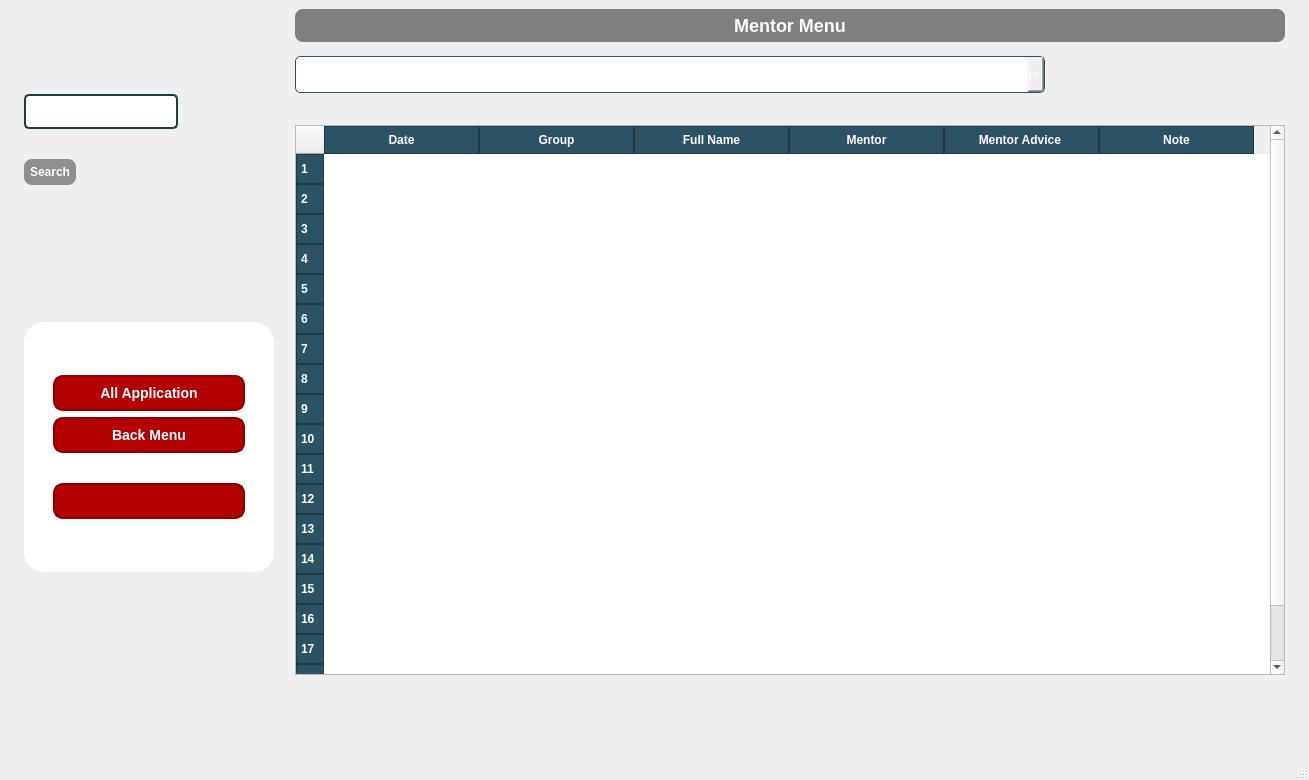
<?xml version="1.0" encoding="UTF-8"?>
<ui version="4.0">
 <class>MainWindow</class>
 <widget class="QMainWindow" name="MainWindow">
  <property name="geometry">
   <rect>
    <x>0</x>
    <y>0</y>
    <width>1309</width>
    <height>780</height>
   </rect>
  </property>
  <property name="minimumSize">
   <size>
    <width>1309</width>
    <height>780</height>
   </size>
  </property>
  <property name="maximumSize">
   <size>
    <width>1309</width>
    <height>780</height>
   </size>
  </property>
  <property name="windowTitle">
   <string>MainWindow</string>
  </property>
  <property name="styleSheet">
   <string notr="true">QMainWindow, QWidget {
    background: qlineargradient(x1:0, y1:0, x2:1, y2:1,
        stop:0 #0f2027, stop:0.5 #203a43, stop:1 #2c5364);
}
</string>
  </property>
  <widget class="QWidget" name="centralwidget">
   <layout class="QGridLayout" name="gridLayout">
    <item row="1" column="1" rowspan="2">
     <widget class="QComboBox" name="comboBox_secenekler">
      <property name="maximumSize">
       <size>
        <width>750</width>
        <height>20</height>
       </size>
      </property>
      <property name="styleSheet">
       <string notr="true">QComboBox {
    /* ComboBox'ın kendi (kapalıykenki) arka planı */
    background: qlineargradient(x1:0, y1:0, x2:1, y2:1,
                                stop:0 #0f2027, stop:0.5 #203a43, stop:1 #2c5364);
    /* ComboBox'ın içindeki yazının rengi (seçili öğe vs.) */
    color: white;
    border: 1px solid #2c5364; /* Kenarlık rengi (gradient ile uyumlu) */
    border-radius: 5px; /* Köşe yuvarlama */
    padding: 5px; /* İç boşluk */
    min-height: 25px; /* Minimum yükseklik (görsel denge için) */
}

QComboBox QAbstractItemView {
    /* Açılır liste açıldığında öğelerin arka planı */
    background: qlineargradient(x1:0, y1:0, x2:1, y2:1,
                                stop:0 #0f2027, stop:0.5 #203a43, stop:1 #2c5364);
    /* Açılır listedeki öğelerin yazı rengi */
    color: white;
    selection-background-color: #007bff; /* Seçili öğenin arka plan rengi (mavi gibi) */
    selection-color: white; /* Seçili öğenin yazı rengi */
    border: none; /* Kenarlık kaldırma */
}</string>
      </property>
      <item>
       <property name="text">
        <string>VIT projesinin tamamına katılması uygun olur</string>
       </property>
      </item>
      <item>
       <property name="text">
        <string>VIT projesi ilk IT eğitimi alıp ITPH a yönlendirilmesi uygun olur</string>
       </property>
      </item>
      <item>
       <property name="text">
        <string>VIT projesi ingilizce eğitimi alıp ITPH a yönlendirilmesi uygun olur</string>
       </property>
      </item>
      <item>
       <property name="text">
        <string>VIT projesi kapsamında direkt ITPH a yönlendirilmesi uygun olur.</string>
       </property>
      </item>
      <item>
       <property name="text">
        <string>Direkt bireysel koçluk ile işe yönlendirilmesi uygun olur</string>
       </property>
      </item>
      <item>
       <property name="text">
        <string>Bir sonraki VIT projesine katilmasi daha uygun olur</string>
       </property>
      </item>
      <item>
       <property name="text">
        <string>Başka bir sektöre yönlendirilmeli</string>
       </property>
      </item>
      <item>
       <property name="text">
        <string>Diger</string>
       </property>
      </item>
     </widget>
    </item>
    <item row="4" column="0">
     <widget class="QPushButton" name="pushButton_search">
      <property name="sizePolicy">
       <sizepolicy hsizetype="Fixed" vsizetype="Fixed">
        <horstretch>0</horstretch>
        <verstretch>0</verstretch>
       </sizepolicy>
      </property>
      <property name="layoutDirection">
       <enum>Qt::LeftToRight</enum>
      </property>
      <property name="styleSheet">
       <string notr="true">QPushButton {
    background-color: #8f8f8f;
    color: white;
    border-radius: 8px;
    padding: 6px;
    font-weight: bold;
}
QPushButton:hover {
    background-color: #cc0000;
}

</string>
      </property>
      <property name="text">
       <string>Search</string>
      </property>
      <property name="icon">
       <iconset>
        <normaloff>../images/search.png</normaloff>../images/search.png</iconset>
      </property>
      <property name="iconSize">
       <size>
        <width>17</width>
        <height>17</height>
       </size>
      </property>
     </widget>
    </item>
    <item row="2" column="0" rowspan="2">
     <widget class="QLineEdit" name="lineEdit_search">
      <property name="sizePolicy">
       <sizepolicy hsizetype="Fixed" vsizetype="Fixed">
        <horstretch>0</horstretch>
        <verstretch>0</verstretch>
       </sizepolicy>
      </property>
      <property name="layoutDirection">
       <enum>Qt::LeftToRight</enum>
      </property>
      <property name="styleSheet">
       <string notr="true">QLineEdit {
	font: 6pt &quot;MS Shell Dlg 2&quot;;
    background-color: white;
    color: #2c5364;           /* Tema rengine zıt ve okunabilir */
    border: 2px solid #203a43;
    border-radius: 5px;
    padding: 5px;
    font-size: 12pt;
}
</string>
      </property>
      <property name="text">
       <string/>
      </property>
      <property name="placeholderText">
       <string/>
      </property>
     </widget>
    </item>
    <item row="7" column="0">
     <widget class="QFrame" name="frame_menu">
      <property name="minimumSize">
       <size>
        <width>250</width>
        <height>250</height>
       </size>
      </property>
      <property name="focusPolicy">
       <enum>Qt::TabFocus</enum>
      </property>
      <property name="layoutDirection">
       <enum>Qt::RightToLeft</enum>
      </property>
      <property name="styleSheet">
       <string notr="true">QFrame {
    background-color: white;
    border-radius: 20px;
    padding: 20px;
}
</string>
      </property>
      <property name="frameShape">
       <enum>QFrame::WinPanel</enum>
      </property>
      <property name="frameShadow">
       <enum>QFrame::Raised</enum>
      </property>
      <layout class="QVBoxLayout" name="verticalLayout">
       <item>
        <spacer name="verticalSpacer_2">
         <property name="orientation">
          <enum>Qt::Vertical</enum>
         </property>
         <property name="sizeHint" stdset="0">
          <size>
           <width>20</width>
           <height>40</height>
          </size>
         </property>
        </spacer>
       </item>
       <item>
        <widget class="QPushButton" name="pushButton_AllApplication">
         <property name="styleSheet">
          <string notr="true">QPushButton {
    background-color: #b30000;
    color: white;
    border-radius: 10px;
    padding: 8px 20px;
    font-weight: bold;
    font-size: 14px;
    border: 2px solid #8b0000;
}

QPushButton:hover {
    background-color: #e60000;
    border: 2px solid #ff0000;
}


</string>
         </property>
         <property name="text">
          <string>All Application</string>
         </property>
        </widget>
       </item>
       <item>
        <widget class="QPushButton" name="pushButton_backmenu">
         <property name="layoutDirection">
          <enum>Qt::LeftToRight</enum>
         </property>
         <property name="styleSheet">
          <string notr="true">QPushButton {
    background-color: #b30000;
    color: white;
    border-radius: 10px;
    padding: 8px 20px;
    font-weight: bold;
    font-size: 14px;
    border: 2px solid #8b0000;
}

QPushButton:hover {
    background-color: #e60000;
    border: 2px solid #ff0000;
}

</string>
         </property>
         <property name="text">
          <string>Back Menu</string>
         </property>
         <property name="icon">
          <iconset>
           <normaloff>../../../Downloads/back (2).png</normaloff>../../../Downloads/back (2).png</iconset>
         </property>
         <property name="iconSize">
          <size>
           <width>20</width>
           <height>20</height>
          </size>
         </property>
         <property name="autoRepeatDelay">
          <number>300</number>
         </property>
        </widget>
       </item>
       <item>
        <spacer name="verticalSpacer_3">
         <property name="orientation">
          <enum>Qt::Vertical</enum>
         </property>
         <property name="sizeHint" stdset="0">
          <size>
           <width>20</width>
           <height>40</height>
          </size>
         </property>
        </spacer>
       </item>
       <item>
        <widget class="QPushButton" name="pushButton_exit">
         <property name="styleSheet">
          <string notr="true">QPushButton {
    background-color: #b30000;
    color: white;
    border-radius: 10px;
    padding: 8px 20px;
    font-weight: bold;
    font-size: 14px;
    border: 2px solid #8b0000;
}

QPushButton:hover {
    background-color: #e60000;
    border: 2px solid #ff0000;
}
</string>
         </property>
         <property name="text">
          <string/>
         </property>
         <property name="icon">
          <iconset>
           <normaloff>../images/logout.png</normaloff>../images/logout.png</iconset>
         </property>
         <property name="iconSize">
          <size>
           <width>18</width>
           <height>18</height>
          </size>
         </property>
        </widget>
       </item>
       <item>
        <spacer name="verticalSpacer">
         <property name="orientation">
          <enum>Qt::Vertical</enum>
         </property>
         <property name="sizeHint" stdset="0">
          <size>
           <width>20</width>
           <height>40</height>
          </size>
         </property>
        </spacer>
       </item>
      </layout>
     </widget>
    </item>
    <item row="0" column="1">
     <widget class="QLabel" name="label_mentor_menu">
      <property name="font">
       <font>
        <pointsize>-1</pointsize>
        <weight>75</weight>
        <bold>true</bold>
       </font>
      </property>
      <property name="styleSheet">
       <string notr="true">QLabel {
    background-color: #7f7f7f;
    color: white;
    font-weight: bold;
    font-size: 18px;
    padding: 6px 12px;
    border-radius: 8px;
}

</string>
      </property>
      <property name="frameShape">
       <enum>QFrame::StyledPanel</enum>
      </property>
      <property name="frameShadow">
       <enum>QFrame::Raised</enum>
      </property>
      <property name="text">
       <string>Mentor Menu</string>
      </property>
      <property name="textFormat">
       <enum>Qt::AutoText</enum>
      </property>
      <property name="scaledContents">
       <bool>false</bool>
      </property>
      <property name="alignment">
       <set>Qt::AlignCenter</set>
      </property>
     </widget>
    </item>
    <item row="0" column="0" rowspan="2">
     <widget class="QLabel" name="label_logo">
      <property name="maximumSize">
       <size>
        <width>250</width>
        <height>80</height>
       </size>
      </property>
      <property name="text">
       <string/>
      </property>
      <property name="pixmap">
       <pixmap>../images/logo.jpg</pixmap>
      </property>
      <property name="scaledContents">
       <bool>true</bool>
      </property>
     </widget>
    </item>
    <item row="6" column="0">
     <spacer name="verticalSpacer_4">
      <property name="orientation">
       <enum>Qt::Vertical</enum>
      </property>
      <property name="sizeHint" stdset="0">
       <size>
        <width>20</width>
        <height>40</height>
       </size>
      </property>
     </spacer>
    </item>
    <item row="10" column="0">
     <spacer name="verticalSpacer_5">
      <property name="orientation">
       <enum>Qt::Vertical</enum>
      </property>
      <property name="sizeHint" stdset="0">
       <size>
        <width>20</width>
        <height>40</height>
       </size>
      </property>
     </spacer>
    </item>
    <item row="3" column="1" rowspan="7">
     <widget class="QTableWidget" name="tableWidget_mentor_menu_dashboard">
      <property name="sizePolicy">
       <sizepolicy hsizetype="Preferred" vsizetype="Preferred">
        <horstretch>15</horstretch>
        <verstretch>15</verstretch>
       </sizepolicy>
      </property>
      <property name="minimumSize">
       <size>
        <width>990</width>
        <height>540</height>
       </size>
      </property>
      <property name="maximumSize">
       <size>
        <width>990</width>
        <height>550</height>
       </size>
      </property>
      <property name="styleSheet">
       <string notr="true">QHeaderView::section {
    background-color: #2c5364;
    color: white;
    padding: 4px;
    font-weight: bold;
    border: 1px solid #203a43;
}

QTableWidget {
    gridline-color: white;
    color: white;  /* ← Bu satır metinleri beyaz yapar */
}</string>
      </property>
      <attribute name="horizontalHeaderDefaultSectionSize">
       <number>155</number>
      </attribute>
      <row>
       <property name="text">
        <string>1</string>
       </property>
      </row>
      <row>
       <property name="text">
        <string>2</string>
       </property>
      </row>
      <row>
       <property name="text">
        <string>3</string>
       </property>
      </row>
      <row>
       <property name="text">
        <string>4</string>
       </property>
      </row>
      <row>
       <property name="text">
        <string>5</string>
       </property>
      </row>
      <row>
       <property name="text">
        <string>6</string>
       </property>
      </row>
      <row>
       <property name="text">
        <string>7</string>
       </property>
      </row>
      <row>
       <property name="text">
        <string>8</string>
       </property>
      </row>
      <row>
       <property name="text">
        <string>9</string>
       </property>
      </row>
      <row>
       <property name="text">
        <string>10</string>
       </property>
      </row>
      <row>
       <property name="text">
        <string>11</string>
       </property>
      </row>
      <row>
       <property name="text">
        <string>12</string>
       </property>
      </row>
      <row>
       <property name="text">
        <string>13</string>
       </property>
      </row>
      <row>
       <property name="text">
        <string>14</string>
       </property>
      </row>
      <row>
       <property name="text">
        <string>15</string>
       </property>
      </row>
      <row>
       <property name="text">
        <string>16</string>
       </property>
      </row>
      <row>
       <property name="text">
        <string>17</string>
       </property>
      </row>
      <row>
       <property name="text">
        <string>18</string>
       </property>
      </row>
      <row>
       <property name="text">
        <string>19</string>
       </property>
      </row>
      <column>
       <property name="text">
        <string>Date</string>
       </property>
      </column>
      <column>
       <property name="text">
        <string>Group</string>
       </property>
      </column>
      <column>
       <property name="text">
        <string>Full Name</string>
       </property>
      </column>
      <column>
       <property name="text">
        <string>Mentor</string>
       </property>
      </column>
      <column>
       <property name="text">
        <string>Mentor Advice </string>
       </property>
      </column>
      <column>
       <property name="text">
        <string>Note</string>
       </property>
      </column>
     </widget>
    </item>
   </layout>
  </widget>
  <widget class="QMenuBar" name="menubar">
   <property name="geometry">
    <rect>
     <x>0</x>
     <y>0</y>
     <width>1309</width>
     <height>26</height>
    </rect>
   </property>
  </widget>
  <widget class="QStatusBar" name="statusbar"/>
 </widget>
 <resources/>
 <connections/>
</ui>
